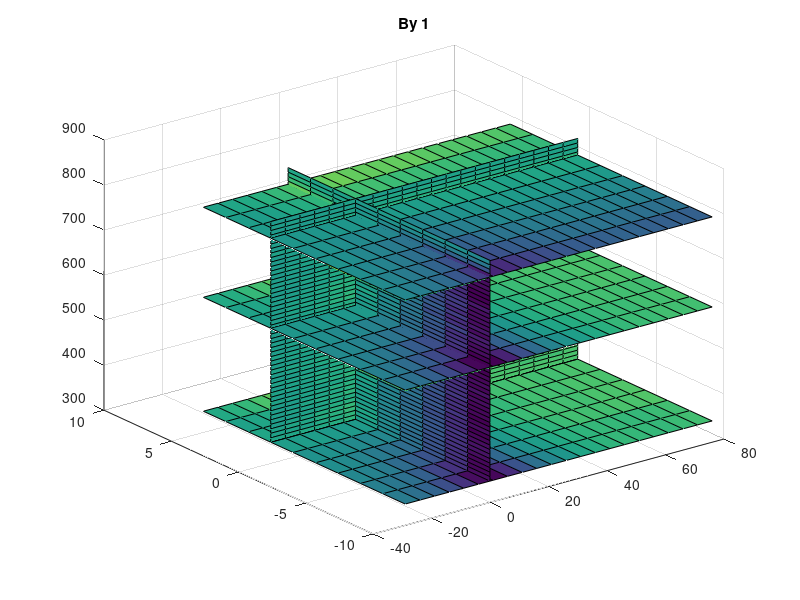
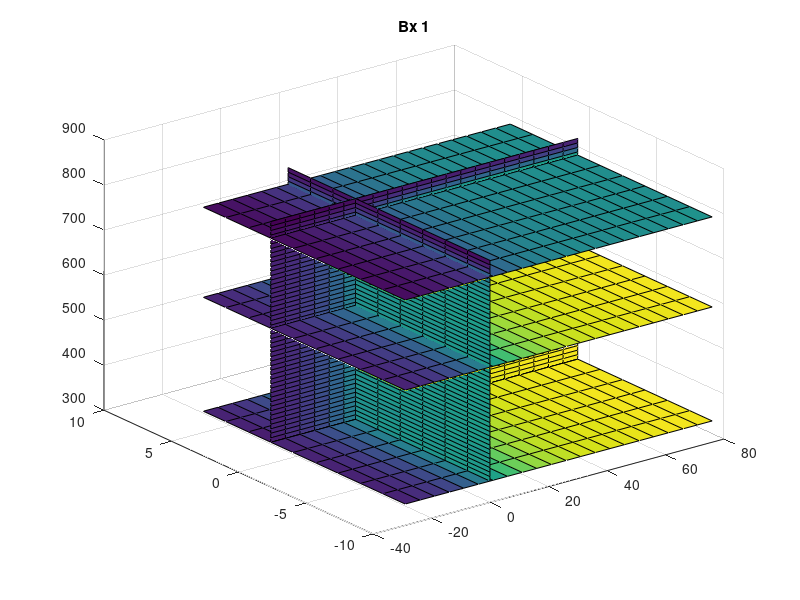
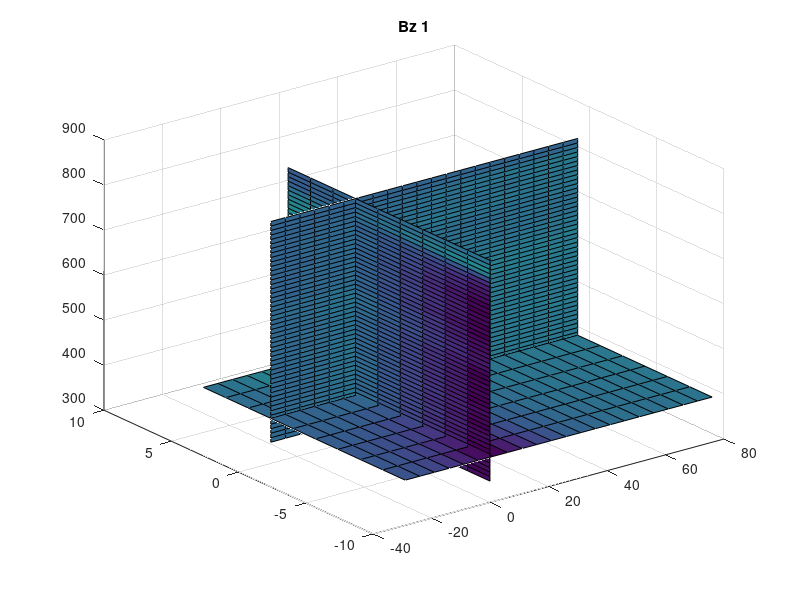
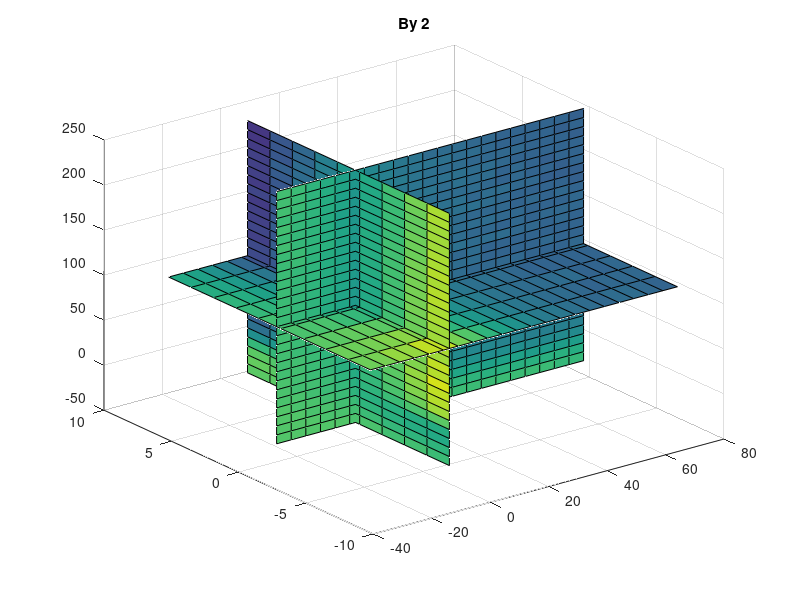

Write the MATLAB code that produced these figures, in order.
%% load raw data
load('d1raw');
D1 = d_a;
clear('d_a');
load('d2raw');
D2 = d;
load('d3raw');
D3 = d;
load('d4raw');
D4 = d;
clear('d')

%% plot the slices of the magnetic fields
[M1Y,M1X,M1Z] = meshgrid(D1.y,D1.x,D1.z);
% sx, sy, sz, are the x,y,z postion where you want to see slices, respectively
sx = 0;
sy = 0;
sz = [347, 600, 800];
figure,slice(M1Y,M1X,M1Z,D1.By,sx,sy,sz); 
title('By 1');
figure,slice(M1Y,M1X,M1Z,D1.Bx,sx,sy,sz); 
title('Bx 1');
figure,slice(M1Y,M1X,M1Z,D1.Bz,0,0,400);
title('Bz 1');

[M2Y,M2X,M2Z] = meshgrid(D2.y,D2.x,D2.z);
figure,slice(M2Y,M2X,M2Z,D2.By,0,0,100);
title('By 2');
figure,slice(M2Y,M2X,M2Z,D2.Bz,0,0,100);
title('Bz 2');